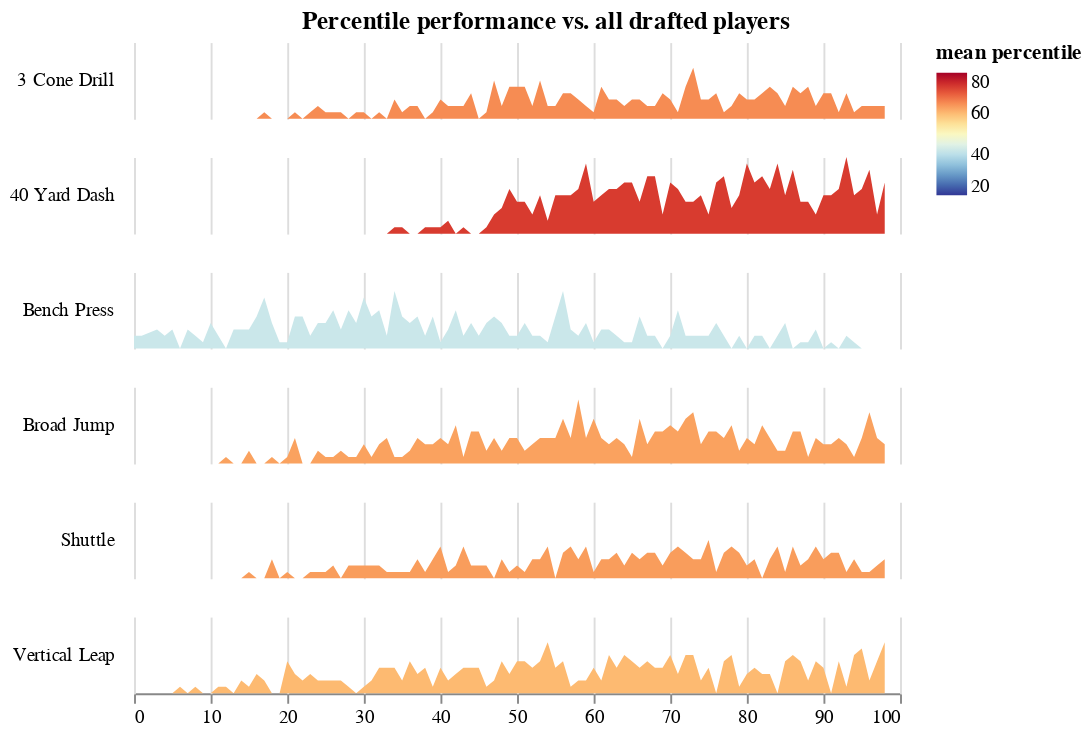

This figure's notebook cell:
### Markdown cell above
Next, I wanted to show the distribution of exercise results for each position.

### Code cell
step = 40
overlap = 0

DEFAULT_POSITION = "RB"

alt.data_transformers.disable_max_rows()

eav = get_combine_data.quantiles_as_eav(all_data, position_key='general_position')

len(eav.dropna())

DROPDOWN_POSITIONS = list(eav.position.unique())

input_dropdown = alt.binding_select(options=DROPDOWN_POSITIONS, name='position')

position_selection = alt.selection_single(fields=['position'], bind=input_dropdown, init={"position": "Running Back"})

c = alt.Chart(eav, height=step
).add_selection(
    position_selection
).transform_filter(
    position_selection
).transform_joinaggregate(
    mean_value='mean(result)', groupby=['event']
).transform_bin(
    ['bin_min', 'bin_max'], "result", bin=alt.Bin(maxbins=100)
).transform_aggregate(
    value='count()', groupby=['event', 'mean_value', 'bin_min', 'bin_max']
).transform_impute(
    impute='value', groupby=['event', 'mean_value'], key='bin_min', value=0
).mark_area(

).encode(
    alt.X('bin_min:Q', scale=alt.Scale(domain=[0,100]), title=None),
    alt.Y(
        'value:Q',
        scale=alt.Scale(range=[step, -step * overlap]),
        axis=None
    ),
    alt.Fill(
        'mean_value:Q',
        #legend=None,
        scale=alt.Scale(domain=[20, 80], scheme='redyellowblue', reverse=True),
        title='mean percentile'
    ),
    alt.Row('event:N', title=None, header=alt.Header(labelAngle=0, labelAlign='left')),
    tooltip=alt.Tooltip(['mean_value:Q'], format=".2", title='mean percentile')
)
c.properties(
    title='Percentile performance vs. all drafted players',
    bounds='flush'
).configure_view(
    stroke=None
).configure_title(
    anchor='middle',
    align='center'
)

### Figure 1 — Vega-Lite specification as saved in the notebook (floating-point values rounded to 4 significant figures; data arrays with more than 128 entries replaced by an {"elided": "..."} marker saying what was removed)
{"config": {"view": {"continuousWidth": 400, "continuousHeight": 300, "stroke": null}, "title": {"align": "center", "anchor": "middle"}}, "data": {"name": "data-cb39d4923aa39ad15e7001773cd648d8"}, "mark": "area", "bounds": "flush", "encoding": {"fill": {"field": "mean_value", "scale": {"domain": [20, 80], "reverse": true, "scheme": "redyellowblue"}, "title": "mean percentile", "type": "quantitative"}, "row": {"field": "event", "header": {"labelAlign": "left", "labelAngle": 0}, "title": null, "type": "nominal"}, "tooltip": [{"field": "mean_value", "format": ".2", "title": "mean percentile", "type": "quantitative"}], "x": {"field": "bin_min", "scale": {"domain": [0, 100]}, "title": null, "type": "quantitative"}, "y": {"axis": null, "field": "value", "scale": {"range": [40, 0]}, "type": "quantitative"}}, "height": 40, "selection": {"selector011": {"type": "single", "fields": ["position"], "bind": {"input": "select", "options": ["Cornerback", "Defensive Line", "Fullback", "Linebacker", "Offensive Line", "Quarterback", "Running Back", "Safety", "Tight End", "Wide Receiver"], "name": "position"}, "init": {"position": "Running Back"}}}, "title": "Percentile performance vs. all drafted players", "transform": [{"filter": {"selection": "selector011"}}, {"joinaggregate": [{"op": "mean", "field": "result", "as": "mean_value"}], "groupby": ["event"]}, {"bin": {"maxbins": 100}, "field": "result", "as": ["bin_min", "bin_max"]}, {"aggregate": [{"op": "count", "as": "value"}], "groupby": ["event", "mean_value", "bin_min", "bin_max"]}, {"impute": "value", "key": "bin_min", "groupby": ["event", "mean_value"], "value": 0}], "$schema": "https://vega.github.io/schema/vega-lite/v4.17.0.json", "datasets": {"data-cb39d4923aa39ad15e7001773cd648d8": {"elided": "20356 records"}}}
